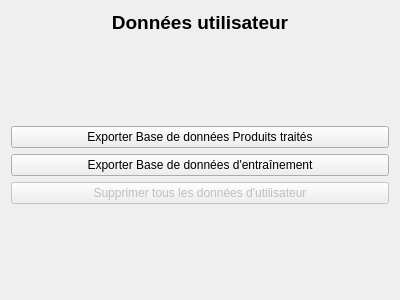
<?xml version="1.0" encoding="UTF-8"?>
<ui version="4.0">
 <class>Form</class>
 <widget class="QWidget" name="Form">
  <property name="geometry">
   <rect>
    <x>0</x>
    <y>0</y>
    <width>400</width>
    <height>300</height>
   </rect>
  </property>
  <property name="windowTitle">
   <string>Form</string>
  </property>
  <layout class="QVBoxLayout" name="verticalLayout">
   <item>
    <widget class="QLabel" name="label">
     <property name="text">
      <string>&lt;html&gt;&lt;head/&gt;&lt;body&gt;&lt;p align=&quot;center&quot;&gt;&lt;span style=&quot; font-size:14pt; font-weight:700;&quot;&gt;Données utilisateur&lt;/span&gt;&lt;/p&gt;&lt;/body&gt;&lt;/html&gt;</string>
     </property>
    </widget>
   </item>
   <item>
    <spacer name="verticalSpacer">
     <property name="orientation">
      <enum>Qt::Orientation::Vertical</enum>
     </property>
     <property name="sizeHint" stdset="0">
      <size>
       <width>20</width>
       <height>40</height>
      </size>
     </property>
    </spacer>
   </item>
   <item>
    <layout class="QVBoxLayout" name="verticalLayout_2">
     <item>
      <widget class="QPushButton" name="b_Telecharger_BD_PT">
       <property name="text">
        <string>Exporter Base de données Produits traités</string>
       </property>
      </widget>
     </item>
     <item>
      <widget class="QPushButton" name="b_Telecharger_BD_Entrainement">
       <property name="text">
        <string>Exporter Base de données d'entraînement</string>
       </property>
      </widget>
     </item>
     <item>
      <widget class="QPushButton" name="b_Supprimer_Donnees_Utilisateur">
       <property name="enabled">
        <bool>false</bool>
       </property>
       <property name="text">
        <string>Supprimer tous les données d'utilisateur</string>
       </property>
      </widget>
     </item>
    </layout>
   </item>
   <item>
    <spacer name="verticalSpacer_2">
     <property name="orientation">
      <enum>Qt::Orientation::Vertical</enum>
     </property>
     <property name="sizeHint" stdset="0">
      <size>
       <width>20</width>
       <height>40</height>
      </size>
     </property>
    </spacer>
   </item>
  </layout>
 </widget>
 <resources/>
 <connections/>
</ui>
